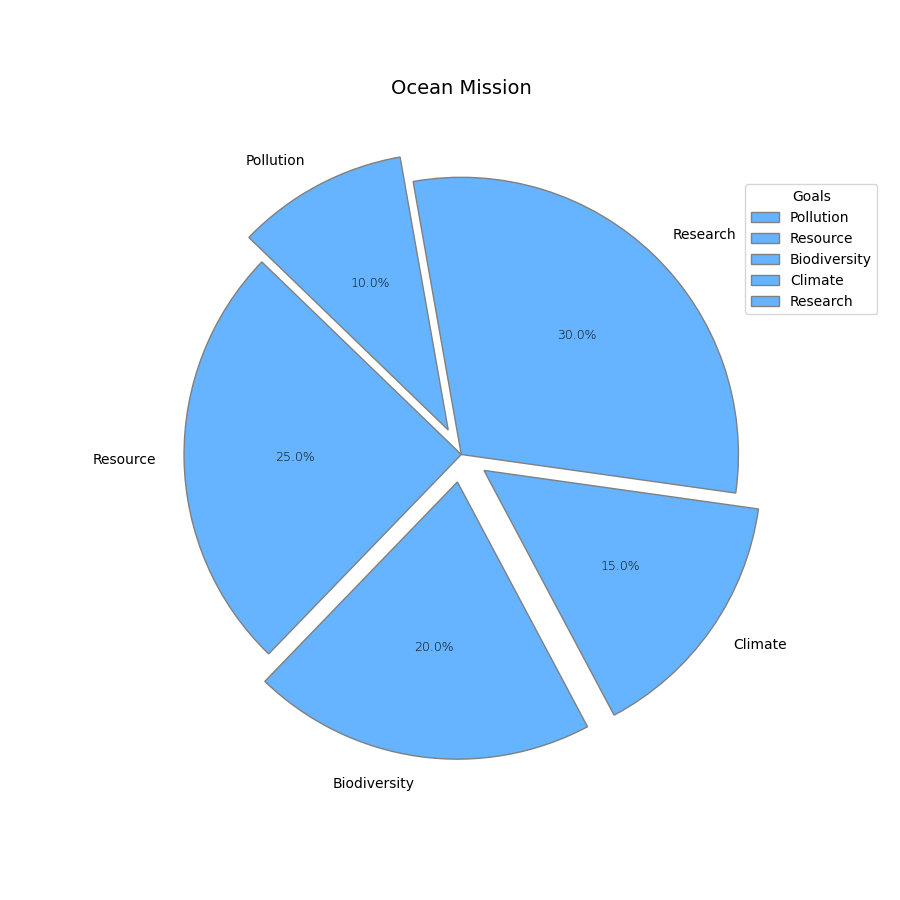

Reproduce this figure in Python.
import matplotlib.pyplot as plt

objectives = ['Pollution', 'Resource', 'Biodiversity', 'Climate', 'Research']
proportions = [10, 25, 20, 15, 30]
single_color = '#66B3FF'

fig, ax = plt.subplots(figsize=(9, 9))
wedges, texts, autotexts = ax.pie(
    proportions, 
    labels=objectives, 
    autopct='%1.1f%%', 
    startangle=100,
    colors=[single_color]*len(proportions),
    explode=(0.1, 0, 0.1, 0.1, 0),
    shadow=False,
    textprops=dict(color="black"),
    wedgeprops=dict(edgecolor='grey', linewidth=1)
)

plt.title("Ocean Mission", fontsize=14, fontweight='medium', pad=10)
plt.setp(autotexts, size=9, fontweight="light")

ax.legend(wedges, objectives, title="Goals", loc="upper left", bbox_to_anchor=(0.9, 0.9))

plt.show()
